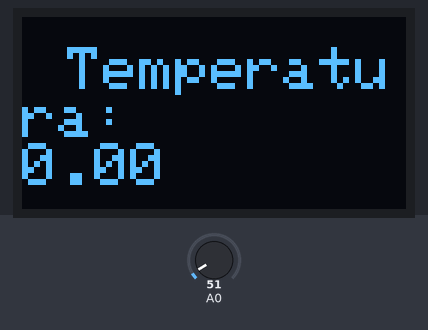
A sketch run on a simulated Arduino Uno, built with avr-gcc and run on an emulated ATmega328P. On the bench: 128×64 one-colour display. The inputs (shaded band) are chosen by the test bench; at power-on: A0 = 51. What the sketch prints to the serial monitor is not drawn.

Above: at 0.4 s.

The sketch:

LaboTemp.ino
```cpp
#include <Wire.h>
#include <Adafruit_GFX.h>
#include <Adafruit_SH110X.h>


#define i2c_Address 0x3C

#define SCREEN_WIDTH 128
#define SCREEN_HEIGHT 64
#define OLED_RESET -1
float temperatura;
int lectura;
const int LM35 = A0;

Adafruit_SH1106G display(
  SCREEN_WIDTH,
  SCREEN_HEIGHT,
  &Wire,
  OLED_RESET
);

void setup() {

  Serial.begin(9600);


  Wire.begin();

  delay(250);


  if (!display.begin(i2c_Address, true)) {
    Serial.println("ERROR: OLED no encontrada");

    while (1);
  }

  Serial.println("OLED funcionando correctamente");


}

void loop() {
  lectura = analogRead(A0);
  temperatura = lectura*(5/1023)*100;
  Serial.println(temperatura);
  Serial.println(lectura);
  display.clearDisplay();
  display.setTextColor(SH110X_WHITE);
  display.setTextSize(2);
  display.setCursor(15, 10);
  display.println("Temperatura: ");
  display.print(temperatura);
  display.display();
  delay(2000);

}
```
